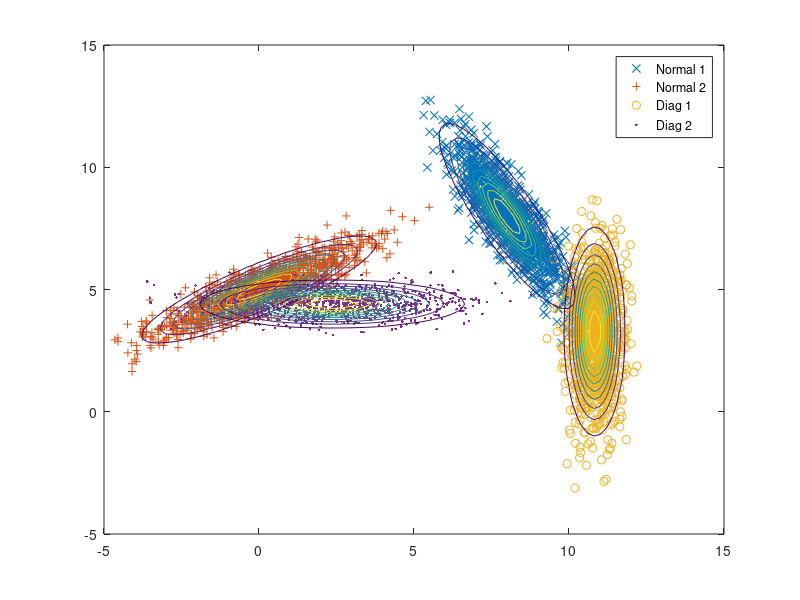

Here is the MATLAB script that generated this plot:
mu1 = [8,8];
sigma1 = [1,-1.5;-1.5,3];
r1 = mvnrnd(mu1,sigma1,1000);
mu2 = [0,5];
sigma2 = [3,1.5;1.5,1];
r2 = mvnrnd(mu2,sigma2,1000);

% simultaneous diagnolization
[A, lambda] = eig(sigma1 \ sigma2);

mu1_Y = mu1 * A;
sigma1_Y = A' * sigma1 * A;
mu2_Y = mu2 * A;
sigma2_Y = A' * sigma2 * A;
r1_diag = r1 * A;
r2_diag = r2 * A;

% plot the results
figure
plot(r1(:,1),r1(:,2),'x',r2(:,1),r2(:,2),'+',r1_diag(:,1),r1_diag(:,2),'o',r2_diag(:,1),r2_diag(:,2),'.')
legend('Normal 1','Normal 2','Diag 1','Diag 2')
hold on;

% plot contour graph
x1 = -5:.2:15; x2 = -5:.2:15;
[X1,X2] = meshgrid(x1,x2);
F1 = mvnpdf([X1(:) X2(:)],mu1,sigma1);
F1 = reshape(F1,length(x2),length(x1));
F2 = mvnpdf([X1(:) X2(:)],mu2,sigma2);
F2 = reshape(F2,length(x2),length(x1));
F3 = mvnpdf([X1(:) X2(:)],mu1_Y,sigma1_Y);
F3 = reshape(F3,length(x2),length(x1));
F4 = mvnpdf([X1(:) X2(:)],mu2_Y,sigma2_Y);
F4 = reshape(F4,length(x2),length(x1));


contour(x1,x2,F1);
hold on;
contour(x1,x2,F2);
hold on;
contour(x1,x2,F3);
hold on;
contour(x1,x2,F4);